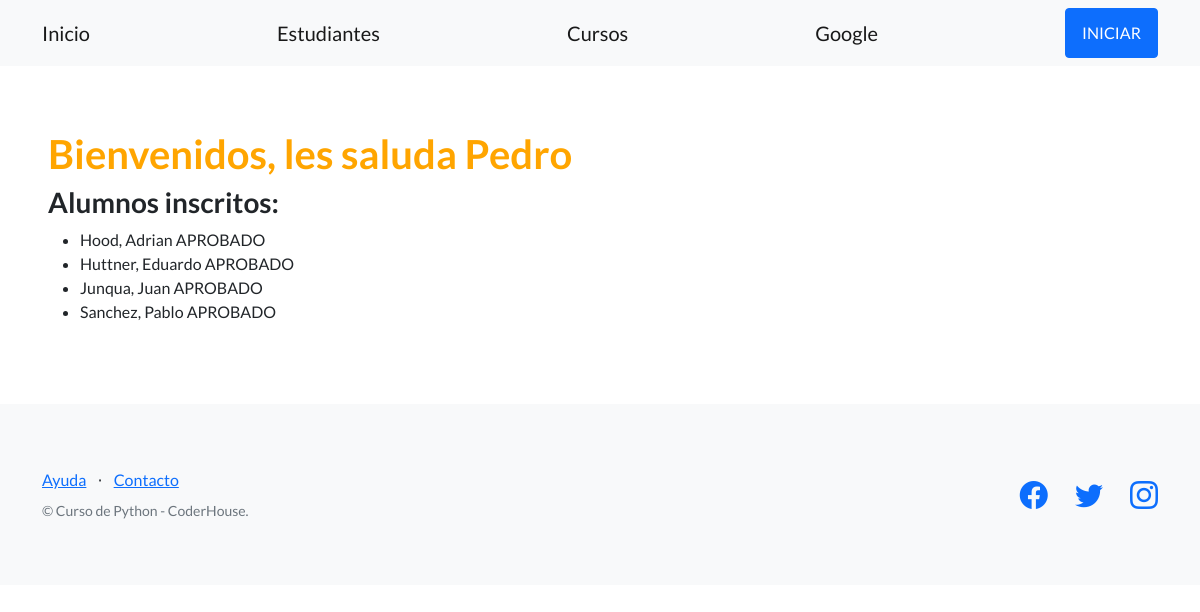
The app's page /estudios/estudiantes/ with its own data.
### control_estudios/models.py (models this page shows, shortened)
class Estudiante(models.Model):
    apellido = models.CharField(max_length=256)
    nombre = models.CharField(max_length=256)
    email = models.EmailField(blank=True)
    telefono = models.CharField(max_length=20, blank=True, null=True)
    dni = models.CharField(max_length=32)
    fecha_nacimiento = models.DateField(null=True)

### control_estudios/views.py (the view)
# urls.py: path("estudiantes/", listar_estudiantes, name="lista_estudiantes"),
def listar_estudiantes(request):
    contexto = {
        "profesor": "Pedro",
        "estudiantes": Estudiante.objects.all(),
    }
    http_response = render(
        request=request,
        template_name='control_estudios/lista_estudiantes.html',
        context=contexto,
    )
    return http_response

### control_estudios/templates/control_estudios/lista_estudiantes.html (shortened to what this page needs)
{% extends "base.html" %}
{% block contenido %}
<h1 style="color:orange;">
  Bienvenidos, les saluda {{ profesor }}
</h1>
<h3>Alumnos inscritos:</h3>
<ul>
{% for estudiante in estudiantes %}
  <li>
    {{ estudiante.apellido }}, {{ estudiante.nombre }}
    {% if estudiante.nota < 5 %}
      REPROBADO
    {% else %}
      APROBADO
    {% endif %}
  </li>
{% endfor %}
</ul>
{% endblock contenido %}

### records on screen
Estudiante: apellido "Hood", nombre "Adrian"
Estudiante: apellido "Huttner", nombre "Eduardo"
Estudiante: apellido "Junqua", nombre "Juan"
Estudiante: apellido "Sanchez", nombre "Pablo"

### other values on screen
{{ profesor }} "Pedro"
